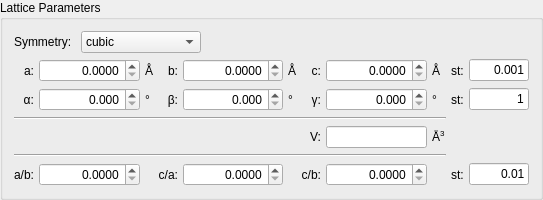
    <widget class="QGroupBox" name="groupBox_4">
     <property name="title">
      <string>Lattice Parameters</string>
     </property>
     <layout class="QVBoxLayout" name="verticalLayout_5">
      <item>
       <layout class="QHBoxLayout" name="horizontalLayout_4">
        <item>
         <widget class="QLabel" name="label_50">
          <property name="text">
           <string>Symmetry: </string>
          </property>
         </widget>
        </item>
        <item>
         <widget class="QComboBox" name="symmetry_cb">
          <property name="sizePolicy">
           <sizepolicy hsizetype="Fixed" vsizetype="Fixed">
            <horstretch>0</horstretch>
            <verstretch>0</verstretch>
           </sizepolicy>
          </property>
          <property name="minimumSize">
           <size>
            <width>120</width>
            <height>0</height>
           </size>
          </property>
          <property name="maximumSize">
           <size>
            <width>120</width>
            <height>16777215</height>
           </size>
          </property>
          <property name="baseSize">
           <size>
            <width>120</width>
            <height>0</height>
           </size>
          </property>
          <property name="focusPolicy">
           <enum>Qt::NoFocus</enum>
          </property>
          <item>
           <property name="text">
            <string>cubic</string>
           </property>
          </item>
          <item>
           <property name="text">
            <string>tetragonal</string>
           </property>
          </item>
          <item>
           <property name="text">
            <string>rhombohedral</string>
           </property>
          </item>
          <item>
           <property name="text">
            <string>orthorhombic</string>
           </property>
          </item>
          <item>
           <property name="text">
            <string>monoclinic</string>
           </property>
          </item>
          <item>
           <property name="text">
            <string>triclinic</string>
           </property>
          </item>
         </widget>
        </item>
        <item>
         <spacer name="horizontalSpacer_3">
          <property name="orientation">
           <enum>Qt::Horizontal</enum>
          </property>
          <property name="sizeHint" stdset="0">
           <size>
            <width>40</width>
            <height>20</height>
           </size>
          </property>
         </spacer>
        </item>
       </layout>
      </item>
      <item>
       <layout class="QGridLayout" name="gridLayout_5" columnstretch="0,1,0,0,1,0,0,1,0,0,1">
        <property name="sizeConstraint">
         <enum>QLayout::SetDefaultConstraint</enum>
        </property>
        <property name="horizontalSpacing">
         <number>5</number>
        </property>
        <item row="0" column="10">
         <widget class="QLineEdit" name="lattice_length_step_txt">
          <property name="sizePolicy">
           <sizepolicy hsizetype="MinimumExpanding" vsizetype="Fixed">
            <horstretch>0</horstretch>
            <verstretch>0</verstretch>
           </sizepolicy>
          </property>
          <property name="maximumSize">
           <size>
            <width>60</width>
            <height>16777215</height>
           </size>
          </property>
          <property name="baseSize">
           <size>
            <width>40</width>
            <height>0</height>
           </size>
          </property>
          <property name="text">
           <string>0.001</string>
          </property>
          <property name="alignment">
           <set>Qt::AlignRight|Qt::AlignTrailing|Qt::AlignVCenter</set>
          </property>
         </widget>
        </item>
        <item row="1" column="9">
         <widget class="QLabel" name="label_2">
          <property name="text">
           <string>st:</string>
          </property>
         </widget>
        </item>
        <item row="5" column="9">
         <widget class="QLabel" name="label_3">
          <property name="text">
           <string>st:</string>
          </property>
         </widget>
        </item>
        <item row="3" column="7">
         <widget class="QLineEdit" name="lattice_volume_txt">
          <property name="sizePolicy">
           <sizepolicy hsizetype="MinimumExpanding" vsizetype="Fixed">
            <horstretch>0</horstretch>
            <verstretch>0</verstretch>
           </sizepolicy>
          </property>
          <property name="minimumSize">
           <size>
            <width>30</width>
            <height>0</height>
           </size>
          </property>
          <property name="baseSize">
           <size>
            <width>80</width>
            <height>0</height>
           </size>
          </property>
          <property name="alignment">
           <set>Qt::AlignRight|Qt::AlignTrailing|Qt::AlignVCenter</set>
          </property>
          <property name="readOnly">
           <bool>true</bool>
          </property>
         </widget>
        </item>
        <item row="0" column="0">
         <widget class="QLabel" name="label_42">
          <property name="text">
           <string>a:</string>
          </property>
          <property name="alignment">
           <set>Qt::AlignRight|Qt::AlignTrailing|Qt::AlignVCenter</set>
          </property>
         </widget>
        </item>
        <item row="5" column="3">
         <widget class="QLabel" name="label_43">
          <property name="text">
           <string>c/a:</string>
          </property>
          <property name="alignment">
           <set>Qt::AlignRight|Qt::AlignTrailing|Qt::AlignVCenter</set>
          </property>
         </widget>
        </item>
        <item row="1" column="0">
         <widget class="QLabel" name="label_44">
          <property name="text">
           <string>α:</string>
          </property>
          <property name="alignment">
           <set>Qt::AlignRight|Qt::AlignTrailing|Qt::AlignVCenter</set>
          </property>
         </widget>
        </item>
        <item row="1" column="8">
         <widget class="QLabel" name="label_45">
          <property name="text">
           <string>°</string>
          </property>
         </widget>
        </item>
        <item row="5" column="0">
         <widget class="QLabel" name="label_51">
          <property name="text">
           <string>a/b:</string>
          </property>
          <property name="alignment">
           <set>Qt::AlignRight|Qt::AlignTrailing|Qt::AlignVCenter</set>
          </property>
         </widget>
        </item>
        <item row="5" column="6">
         <widget class="QLabel" name="label_52">
          <property name="text">
           <string>c/b:</string>
          </property>
          <property name="alignment">
           <set>Qt::AlignRight|Qt::AlignTrailing|Qt::AlignVCenter</set>
          </property>
         </widget>
        </item>
        <item row="0" column="3">
         <widget class="QLabel" name="label_53">
          <property name="text">
           <string>b:</string>
          </property>
          <property name="alignment">
           <set>Qt::AlignRight|Qt::AlignTrailing|Qt::AlignVCenter</set>
          </property>
         </widget>
        </item>
        <item row="4" column="0" colspan="9">
         <widget class="Line" name="line_4">
          <property name="orientation">
           <enum>Qt::Horizontal</enum>
          </property>
         </widget>
        </item>
        <item row="0" column="2">
         <widget class="QLabel" name="label_54">
          <property name="text">
           <string>Å</string>
          </property>
         </widget>
        </item>
        <item row="3" column="8">
         <widget class="QLabel" name="label_55">
          <property name="text">
           <string>Å&lt;sup&gt;3&lt;/sup&gt;</string>
          </property>
         </widget>
        </item>
        <item row="3" column="6">
         <widget class="QLabel" name="label_56">
          <property name="text">
           <string>V:</string>
          </property>
          <property name="alignment">
           <set>Qt::AlignRight|Qt::AlignTrailing|Qt::AlignVCenter</set>
          </property>
         </widget>
        </item>
        <item row="2" column="0" colspan="9">
         <widget class="Line" name="line_5">
          <property name="orientation">
           <enum>Qt::Horizontal</enum>
          </property>
         </widget>
        </item>
        <item row="0" column="6">
         <widget class="QLabel" name="label_57">
          <property name="layoutDirection">
           <enum>Qt::LeftToRight</enum>
          </property>
          <property name="text">
           <string>c:</string>
          </property>
          <property name="alignment">
           <set>Qt::AlignRight|Qt::AlignTrailing|Qt::AlignVCenter</set>
          </property>
         </widget>
        </item>
        <item row="1" column="6">
         <widget class="QLabel" name="label_58">
          <property name="layoutDirection">
           <enum>Qt::LeftToRight</enum>
          </property>
          <property name="text">
           <string>γ:</string>
          </property>
          <property name="alignment">
           <set>Qt::AlignRight|Qt::AlignTrailing|Qt::AlignVCenter</set>
          </property>
         </widget>
        </item>
        <item row="1" column="2">
         <widget class="QLabel" name="label_59">
          <property name="text">
           <string>°</string>
          </property>
         </widget>
        </item>
        <item row="1" column="5">
         <widget class="QLabel" name="label_60">
          <property name="text">
           <string>°</string>
          </property>
         </widget>
        </item>
        <item row="0" column="8">
         <widget class="QLabel" name="label_61">
          <property name="text">
           <string>Å</string>
          </property>
         </widget>
        </item>
        <item row="0" column="5">
         <widget class="QLabel" name="label_62">
          <property name="text">
           <string>Å</string>
          </property>
         </widget>
        </item>
        <item row="1" column="3">
         <widget class="QLabel" name="label_63">
          <property name="text">
           <string>β:</string>
          </property>
          <property name="alignment">
           <set>Qt::AlignRight|Qt::AlignTrailing|Qt::AlignVCenter</set>
          </property>
         </widget>
        </item>
        <item row="0" column="9">
         <widget class="QLabel" name="label">
          <property name="text">
           <string>st:</string>
          </property>
         </widget>
        </item>
        <item row="1" column="10">
         <widget class="QLineEdit" name="lattice_angle_step_txt">
          <property name="sizePolicy">
           <sizepolicy hsizetype="MinimumExpanding" vsizetype="Fixed">
            <horstretch>0</horstretch>
            <verstretch>0</verstretch>
           </sizepolicy>
          </property>
          <property name="maximumSize">
           <size>
            <width>60</width>
            <height>16777215</height>
           </size>
          </property>
          <property name="baseSize">
           <size>
            <width>40</width>
            <height>0</height>
           </size>
          </property>
          <property name="text">
           <string>1</string>
          </property>
          <property name="alignment">
           <set>Qt::AlignRight|Qt::AlignTrailing|Qt::AlignVCenter</set>
          </property>
         </widget>
        </item>
        <item row="5" column="10">
         <widget class="QLineEdit" name="lattice_ratio_step_txt">
          <property name="sizePolicy">
           <sizepolicy hsizetype="MinimumExpanding" vsizetype="Fixed">
            <horstretch>0</horstretch>
            <verstretch>0</verstretch>
           </sizepolicy>
          </property>
          <property name="maximumSize">
           <size>
            <width>60</width>
            <height>16777215</height>
           </size>
          </property>
          <property name="baseSize">
           <size>
            <width>40</width>
            <height>0</height>
           </size>
          </property>
          <property name="text">
           <string>0.01</string>
          </property>
          <property name="alignment">
           <set>Qt::AlignRight|Qt::AlignTrailing|Qt::AlignVCenter</set>
          </property>
         </widget>
        </item>
        <item row="0" column="1">
         <widget class="QDoubleSpinBox" name="lattice_a_sb">
          <property name="sizePolicy">
           <sizepolicy hsizetype="MinimumExpanding" vsizetype="Fixed">
            <horstretch>0</horstretch>
            <verstretch>0</verstretch>
           </sizepolicy>
          </property>
          <property name="baseSize">
           <size>
            <width>80</width>
            <height>0</height>
           </size>
          </property>
          <property name="alignment">
           <set>Qt::AlignRight|Qt::AlignTrailing|Qt::AlignVCenter</set>
          </property>
          <property name="decimals">
           <number>4</number>
          </property>
          <property name="maximum">
           <double>999999999.000000000000000</double>
          </property>
          <property name="singleStep">
           <double>0.001000000000000</double>
          </property>
         </widget>
        </item>
        <item row="1" column="1">
         <widget class="QDoubleSpinBox" name="lattice_alpha_sb">
          <property name="sizePolicy">
           <sizepolicy hsizetype="MinimumExpanding" vsizetype="Fixed">
            <horstretch>0</horstretch>
            <verstretch>0</verstretch>
           </sizepolicy>
          </property>
          <property name="baseSize">
           <size>
            <width>80</width>
            <height>0</height>
           </size>
          </property>
          <property name="alignment">
           <set>Qt::AlignRight|Qt::AlignTrailing|Qt::AlignVCenter</set>
          </property>
          <property name="decimals">
           <number>3</number>
          </property>
          <property name="maximum">
           <double>360.000000000000000</double>
          </property>
         </widget>
        </item>
        <item row="0" column="4">
         <widget class="QDoubleSpinBox" name="lattice_b_sb">
          <property name="sizePolicy">
           <sizepolicy hsizetype="MinimumExpanding" vsizetype="Fixed">
            <horstretch>0</horstretch>
            <verstretch>0</verstretch>
           </sizepolicy>
          </property>
          <property name="baseSize">
           <size>
            <width>80</width>
            <height>0</height>
           </size>
          </property>
          <property name="alignment">
           <set>Qt::AlignRight|Qt::AlignTrailing|Qt::AlignVCenter</set>
          </property>
          <property name="decimals">
           <number>4</number>
          </property>
          <property name="maximum">
           <double>999999999.000000000000000</double>
          </property>
          <property name="singleStep">
           <double>0.001000000000000</double>
          </property>
         </widget>
        </item>
        <item row="1" column="4">
         <widget class="QDoubleSpinBox" name="lattice_beta_sb">
          <property name="sizePolicy">
           <sizepolicy hsizetype="MinimumExpanding" vsizetype="Fixed">
            <horstretch>0</horstretch>
            <verstretch>0</verstretch>
           </sizepolicy>
          </property>
          <property name="baseSize">
           <size>
            <width>80</width>
            <height>0</height>
           </size>
          </property>
          <property name="alignment">
           <set>Qt::AlignRight|Qt::AlignTrailing|Qt::AlignVCenter</set>
          </property>
          <property name="decimals">
           <number>3</number>
          </property>
          <property name="maximum">
           <double>360.000000000000000</double>
          </property>
         </widget>
        </item>
        <item row="0" column="7">
         <widget class="QDoubleSpinBox" name="lattice_c_sb">
          <property name="sizePolicy">
           <sizepolicy hsizetype="MinimumExpanding" vsizetype="Fixed">
            <horstretch>0</horstretch>
            <verstretch>0</verstretch>
           </sizepolicy>
          </property>
          <property name="baseSize">
           <size>
            <width>80</width>
            <height>0</height>
           </size>
          </property>
          <property name="alignment">
           <set>Qt::AlignRight|Qt::AlignTrailing|Qt::AlignVCenter</set>
          </property>
          <property name="decimals">
           <number>4</number>
          </property>
          <property name="maximum">
           <double>999999999.000000000000000</double>
          </property>
          <property name="singleStep">
           <double>0.001000000000000</double>
          </property>
         </widget>
        </item>
        <item row="1" column="7">
         <widget class="QDoubleSpinBox" name="lattice_gamma_sb">
          <property name="sizePolicy">
           <sizepolicy hsizetype="MinimumExpanding" vsizetype="Fixed">
            <horstretch>0</horstretch>
            <verstretch>0</verstretch>
           </sizepolicy>
          </property>
          <property name="baseSize">
           <size>
            <width>80</width>
            <height>0</height>
           </size>
          </property>
          <property name="alignment">
           <set>Qt::AlignRight|Qt::AlignTrailing|Qt::AlignVCenter</set>
          </property>
          <property name="decimals">
           <number>3</number>
          </property>
          <property name="maximum">
           <double>360.000000000000000</double>
          </property>
         </widget>
        </item>
        <item row="5" column="1">
         <widget class="QDoubleSpinBox" name="lattice_ab_sb">
          <property name="sizePolicy">
           <sizepolicy hsizetype="MinimumExpanding" vsizetype="Fixed">
            <horstretch>0</horstretch>
            <verstretch>0</verstretch>
           </sizepolicy>
          </property>
          <property name="baseSize">
           <size>
            <width>80</width>
            <height>0</height>
           </size>
          </property>
          <property name="alignment">
           <set>Qt::AlignRight|Qt::AlignTrailing|Qt::AlignVCenter</set>
          </property>
          <property name="decimals">
           <number>4</number>
          </property>
          <property name="singleStep">
           <double>0.010000000000000</double>
          </property>
         </widget>
        </item>
        <item row="5" column="4">
         <widget class="QDoubleSpinBox" name="lattice_ca_sb">
          <property name="sizePolicy">
           <sizepolicy hsizetype="MinimumExpanding" vsizetype="Fixed">
            <horstretch>0</horstretch>
            <verstretch>0</verstretch>
           </sizepolicy>
          </property>
          <property name="baseSize">
           <size>
            <width>80</width>
            <height>0</height>
           </size>
          </property>
          <property name="alignment">
           <set>Qt::AlignRight|Qt::AlignTrailing|Qt::AlignVCenter</set>
          </property>
          <property name="decimals">
           <number>4</number>
          </property>
          <property name="singleStep">
           <double>0.010000000000000</double>
          </property>
         </widget>
        </item>
        <item row="5" column="7">
         <widget class="QDoubleSpinBox" name="lattice_cb_sb">
          <property name="sizePolicy">
           <sizepolicy hsizetype="MinimumExpanding" vsizetype="Fixed">
            <horstretch>0</horstretch>
            <verstretch>0</verstretch>
           </sizepolicy>
          </property>
          <property name="baseSize">
           <size>
            <width>80</width>
            <height>0</height>
           </size>
          </property>
          <property name="alignment">
           <set>Qt::AlignRight|Qt::AlignTrailing|Qt::AlignVCenter</set>
          </property>
          <property name="decimals">
           <number>4</number>
          </property>
          <property name="singleStep">
           <double>0.010000000000000</double>
          </property>
         </widget>
        </item>
       </layout>
      </item>
     </layout>
    </widget>
